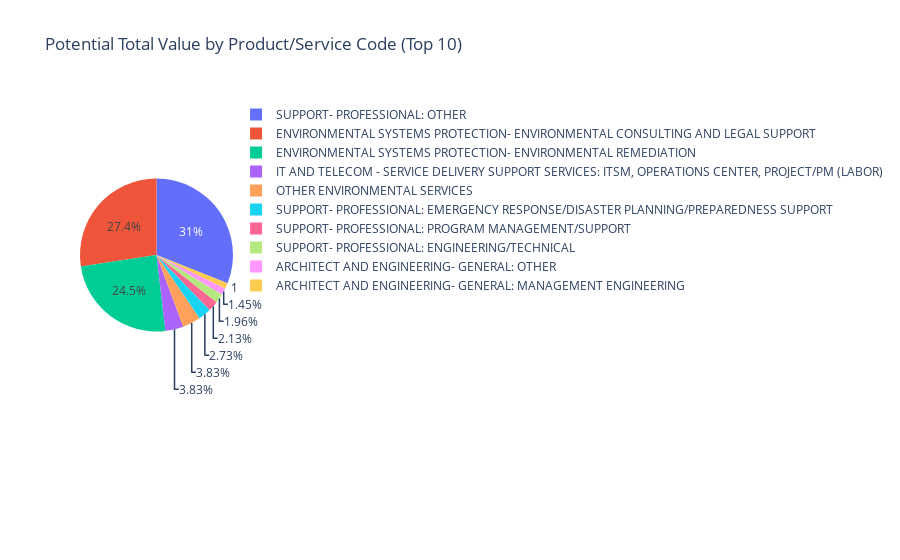

Notebook code for this chart:
### Code cell
# Funding by product/service code (top 10)
product_service_code_summary = data.groupby('product_or_service_code_description')['potential_total_value_of_award'].sum().sort_values(ascending=False).head(10).reset_index()

# Create the pie chart
fig = px.pie(product_service_code_summary, values='potential_total_value_of_award', names='product_or_service_code_description',
             title='Potential Total Value by Product/Service Code (Top 10)',
             labels={'product_or_service_code_description': 'Product/Service Code Description', 'potential_total_value_of_award': 'Potential Total Value (USD)'})

fig.show()

### Figure 1 — Plotly figure (JSON) as saved in the notebook; plotly's stock layout.template omitted (floating-point values rounded to 4 significant figures)
{"data": [{"domain": {"x": [0, 1], "y": [0, 1]}, "hovertemplate": "Product/Service Code Description=%{label}<br>Potential Total Value (USD)=%{value}<extra></extra>", "labels": ["SUPPORT- PROFESSIONAL: OTHER", "ENVIRONMENTAL SYSTEMS PROTECTION- ENVIRONMENTAL CONSULTING AND LEGAL SUPPORT", "ENVIRONMENTAL SYSTEMS PROTECTION- ENVIRONMENTAL REMEDIATION", "IT AND TELECOM - SERVICE DELIVERY SUPPORT SERVICES: ITSM, OPERATIONS CENTER, PROJECT/PM (LABOR)", "OTHER ENVIRONMENTAL SERVICES", "SUPPORT- PROFESSIONAL: EMERGENCY RESPONSE/DISASTER PLANNING/PREPAREDNESS SUPPORT", "SUPPORT- PROFESSIONAL: PROGRAM MANAGEMENT/SUPPORT", "SUPPORT- PROFESSIONAL: ENGINEERING/TECHNICAL", "ARCHITECT AND ENGINEERING- GENERAL: OTHER", "ARCHITECT AND ENGINEERING- GENERAL: MANAGEMENT ENGINEERING"], "legendgroup": "", "name": "", "showlegend": true, "type": "pie", "values": [47370000000.0, 41790000000.0, 37370000000.0, 5850000000.0, 5845000000.0, 4172000000.0, 3245000000.0, 2987000000.0, 2219000000.0, 1776000000.0]}], "layout": {"legend": {"tracegroupgap": 0}, "title": {"text": "Potential Total Value by Product/Service Code (Top 10)"}}}
